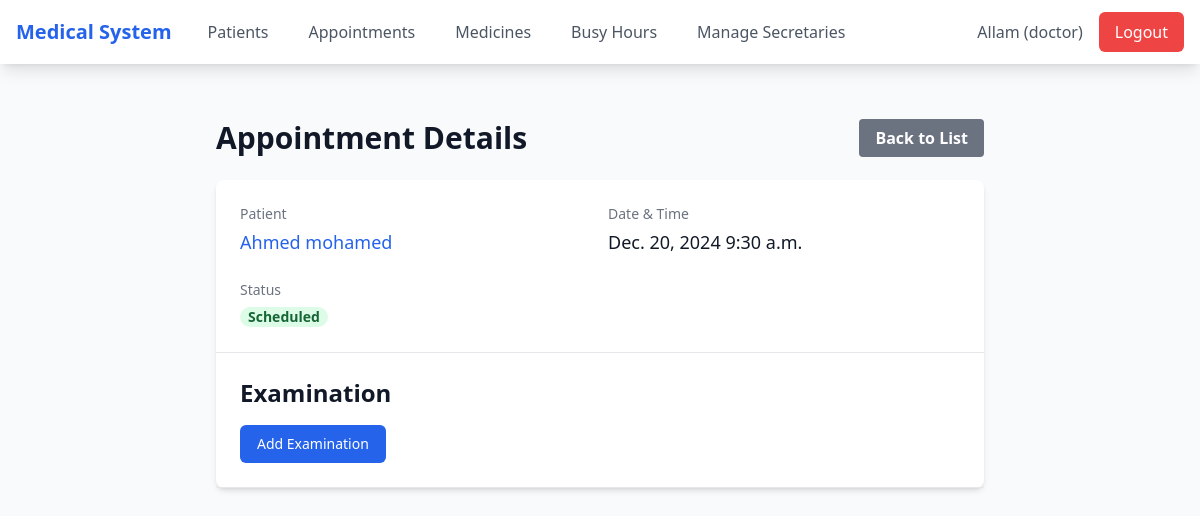
The app's page /appointments/1/ (signed in) with its own data.
### users/models.py (models this page shows, shortened)
class CustomUser(AbstractUser):
    DOCTOR = 'doctor'
    SECRETARY = 'secretary'
    ROLE_CHOICES = [
        (DOCTOR, 'Doctor'),
        (SECRETARY, 'Secretary'),
    ]
    role = models.CharField(
        max_length=10,
        choices=ROLE_CHOICES,
        default=DOCTOR,
    )
    email = models.EmailField(unique=True)  # Make email required and unique
    founded_in = models.DateField(null=True, blank=True)

### apps/models.py (models this page shows, shortened)
class Appointment(models.Model):
    STATUS_CHOICES = [
        ('scheduled', 'Scheduled'),
        ('completed', 'Completed'),
        ('cancelled', 'Cancelled'),
    ]
    patient = models.ForeignKey(Patient, on_delete=models.CASCADE)
    date = models.DateField()
    time = models.TimeField()
    status = models.CharField(max_length=10, choices=STATUS_CHOICES, default='scheduled')
    created_by = models.ForeignKey(
        settings.AUTH_USER_MODEL,
        on_delete=models.CASCADE,
        related_name='created_appointments'
    )
    created_at = models.DateTimeField(auto_now_add=True)
    updated_at = models.DateTimeField(auto_now=True)

class Patient(models.Model):
    first_name = models.CharField(max_length=100)
    last_name = models.CharField(max_length=100)
    date_of_birth = models.DateField()
    phone = models.CharField(max_length=15)
    email = models.EmailField(blank=True, null=True)
    address = models.TextField()
    created_at = models.DateTimeField(auto_now_add=True)
    updated_at = models.DateTimeField(auto_now=True)

### apps/views.py (the view)
# urls.py: path('appointments/<int:pk>/', views.AppointmentDetailView.as_view(), name='appointment_detail'),
class AppointmentDetailView(LoginRequiredMixin, IsStaffMixin, DetailView):
    model = Appointment
    template_name = 'appointments/appointment_detail.html'
    def get_context_data(self, **kwargs):
        context = super().get_context_data(**kwargs)
        context['is_secretary'] = self.request.user.role == 'secretary'
        return context

### apps/views.py (called while the page is built)
    def test_func(self):
        return self.request.user.role in ['secretary', 'doctor']

### templates/appointments/appointment_detail.html (shortened to what this page needs)
{% extends 'base.html' %}
{% block content %}
<div class="container mx-auto px-4 py-8">
    <div class="max-w-3xl mx-auto">
        <div class="flex justify-between items-center mb-6">
            <h1 class="text-3xl font-bold text-gray-900">Appointment Details</h1>
            <div class="space-x-2">
                <a href="{% url 'appointment_list' %}"
                   class="bg-gray-500 hover:bg-gray-600 text-white font-semibold py-2 px-4 rounded">
                    Back to List
                </a>
            </div>
        </div>
        <div class="bg-white rounded-lg shadow-md">
            <div class="p-6 border-b border-gray-200">
                <dl class="grid grid-cols-1 gap-x-4 gap-y-6 sm:grid-cols-2">
                    <div>
                        <dt class="text-sm font-medium text-gray-500">Patient</dt>
                        <dd class="mt-1 text-lg text-gray-900">
                            <a href="{% url 'patient_detail' appointment.patient.pk %}"
                               class="text-blue-600 hover:text-blue-800 hover:underline">
                                {{ appointment.patient.first_name }} {{ appointment.patient.last_name }}
                            </a>
                        </dd>
                    </div>
                    <div>
                        <dt class="text-sm font-medium text-gray-500">Date & Time</dt>
                        <dd class="mt-1 text-lg text-gray-900">{{ appointment.date }} {{ appointment.time }}</dd>
                    </div>
                    <div>
                        <dt class="text-sm font-medium text-gray-500">Status</dt>
                        <dd class="mt-1">
                            <span class="px-2 inline-flex text-sm font-semibold rounded-full
                                {% if appointment.status == 'scheduled' %}bg-green-100 text-green-800
                                {% elif appointment.status == 'completed' %}bg-blue-100 text-blue-800
                                {% else %}bg-red-100 text-red-800{% endif %}">
                                {{ appointment.get_status_display }}
                            </span>
                        </dd>
                    </div>
                </dl>
            </div>
            {% if user.role == 'doctor' and appointment.status == 'scheduled' %}
            <div class="p-6 border-b border-gray-200">
                <h2 class="text-2xl font-bold text-gray-900 mb-4">Examination</h2>
                {% if appointment.examination %}
                    <dl class="grid grid-cols-1 gap-x-4 gap-y-6">
                        <div>
                            <dt class="text-sm font-medium text-gray-500">Symptoms</dt>
                            <dd class="mt-1 text-lg text-gray-900">{{ appointment.examination.symptoms }}</dd>
                        </div>
                        <div>
                            <dt class="text-sm font-medium text-gray-500">Diagnosis</dt>
                            <dd class="mt-1 text-lg text-gray-900">{{ appointment.examination.diagnosis }}</dd>
                        </div>
                        <div>
                            <dt class="text-sm font-medium text-gray-500">Notes</dt>
                            <dd class="mt-1 text-lg text-gray-900">{{ appointment.examination.notes }}</dd>
                        </div>
                    </dl>
                {% else %}
                    <a href="{% url 'examination_create' appointment.pk %}"
                       class="inline-flex items-center px-4 py-2 border border-transparent text-sm font-medium rounded-md text-white bg-blue-600 hover:bg-blue-700">
                        Add Examination
                    </a>
                {% endif %}
            </div>
            {% endif %}
        </div>
    </div>
</div>
{% endblock %}

### templates/base.html (shortened to what this page needs)
<!DOCTYPE html>
<html lang="en">
<head>
    <script src="https://cdn.tailwindcss.com"></script>
</head>
<body class="bg-gray-50">
    <nav class="bg-white shadow-lg relative z-30">
        <div class="max-w-7xl mx-auto px-4">
            <div class="flex justify-between h-16">
                <div class="flex">
                    <a href="{% url 'dashboard' %}" class="flex items-center text-xl font-bold text-blue-600">
                        Medical System
                    </a>
                    {% if user.is_authenticated %}
                        <div class="hidden md:ml-6 md:flex space-x-4">
                            <a href="{% url 'patient_list' %}" class="inline-flex items-center px-3 py-2 text-gray-600 hover:text-blue-600">Patients</a>
                            <a href="{% url 'appointment_list' %}" class="inline-flex items-center px-3 py-2 text-gray-600 hover:text-blue-600">Appointments</a>
                            {% if user.role == 'doctor' %}
                                <a href="{% url 'medicine_list' %}" class="inline-flex items-center px-3 py-2 text-gray-600 hover:text-blue-600">Medicines</a>
                                <a href="{% url 'busy_hours' %}" class="inline-flex items-center px-3 py-2 text-gray-600 hover:text-blue-600">Busy Hours</a>
                                <a href="{% url 'secretary_list' %}" class="inline-flex items-center px-3 py-2 text-gray-600 hover:text-blue-600">Manage Secretaries</a>
                            {% endif %}
                        </div>
                    {% endif %}
                </div>
                <div class="flex items-center">
                    {% if user.is_authenticated %}
                        <div class="hidden md:flex items-center space-x-4">
                            <span class="text-gray-600">{{ user.username }} ({{ user.role }})</span>
                            <form id="logout-form" action="{% url 'logout' %}" method="POST" class="inline">
                                <button type="submit" class="bg-red-500 hover:bg-red-600 text-white px-4 py-2 rounded-md">Logout</button>
                            </form>
                        </div>
                    {% else %}
                        <div class="hidden md:block">
                            <a href="{% url 'login' %}" class="bg-blue-500 hover:bg-blue-600 text-white px-4 py-2 rounded-md">Login</a>
                        </div>
                    {% endif %}
                </div>
            </div>
        </div>
    </nav>
    <main class="max-w-7xl mx-auto px-4 py-6">
        {% block content %}
        {% endblock %}
    </main>
</body>
</html>

### records on screen
CustomUser: username "Allam", role "doctor"
Appointment: patient.first_name "Ahmed", patient.last_name "mohamed", date "Dec. 20, 2024", time "9:30 a.m.", status "Scheduled"
